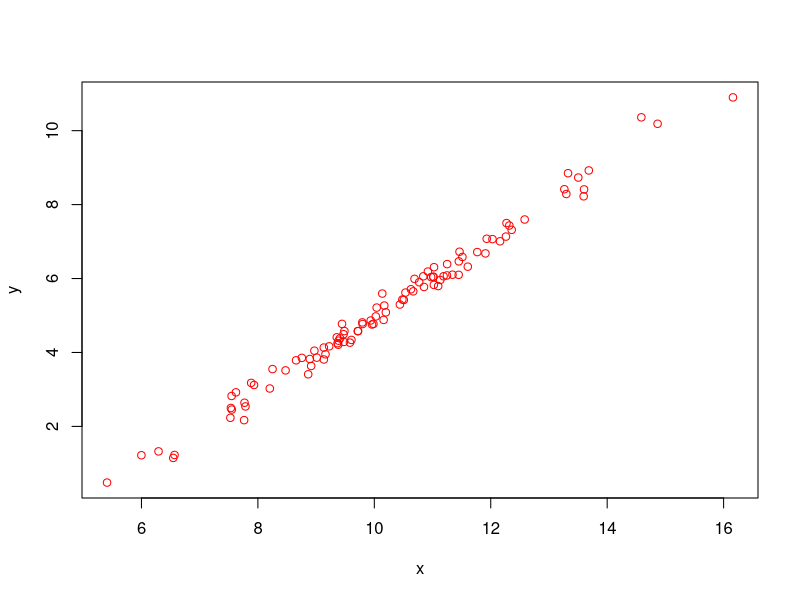
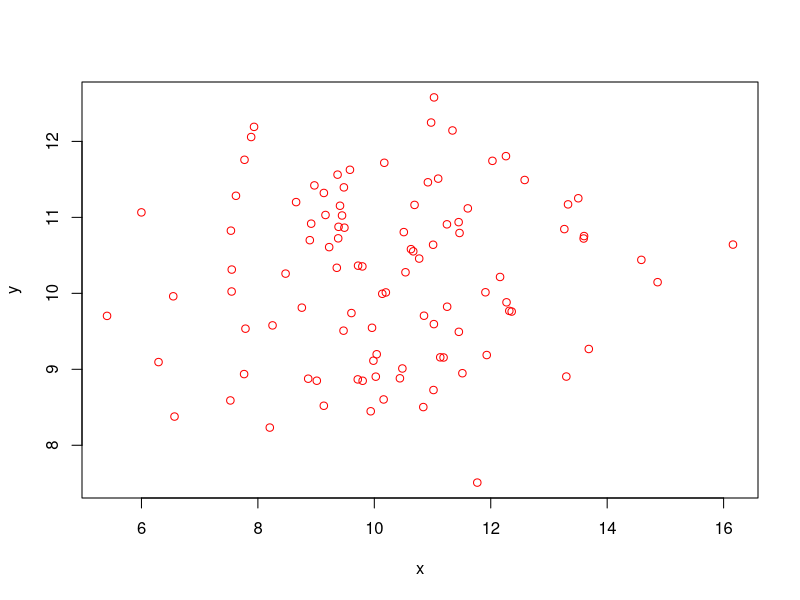
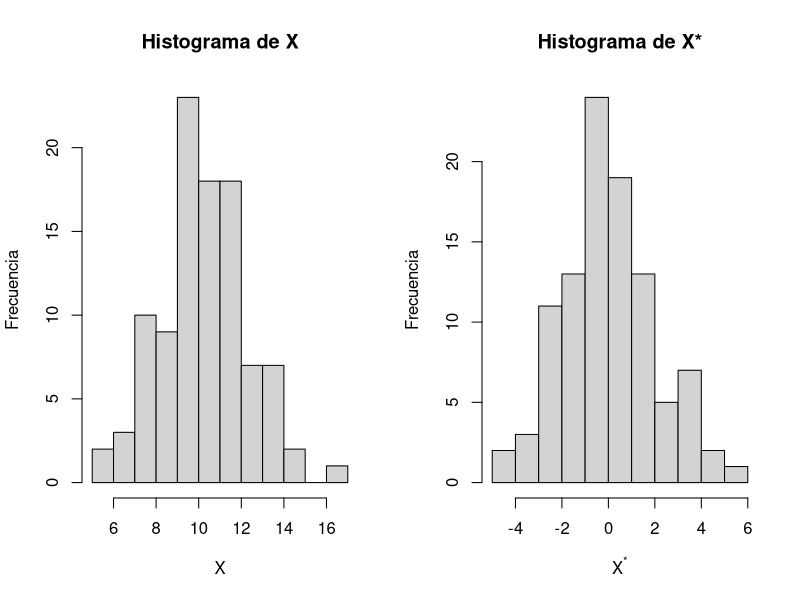
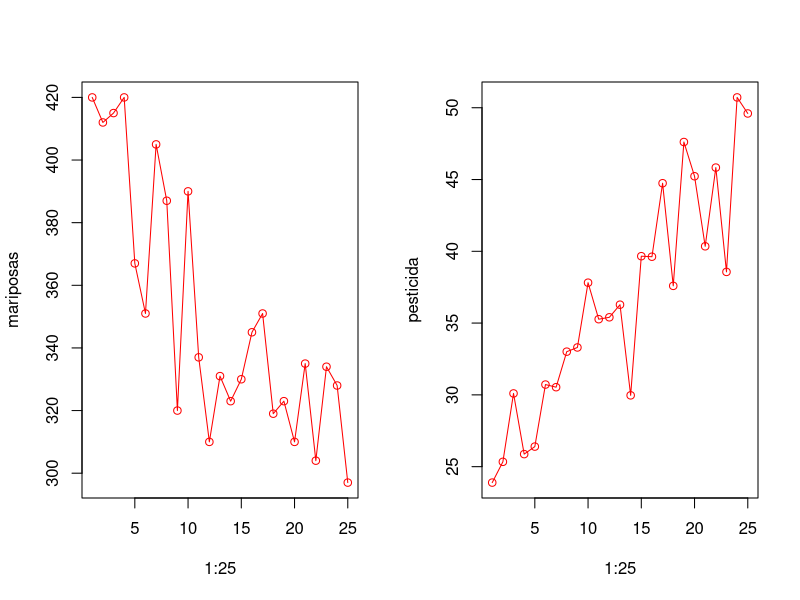
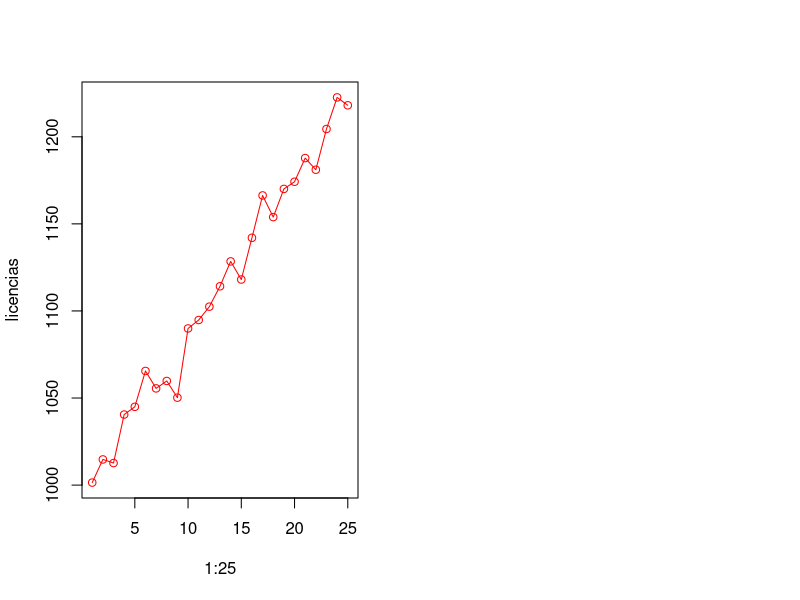
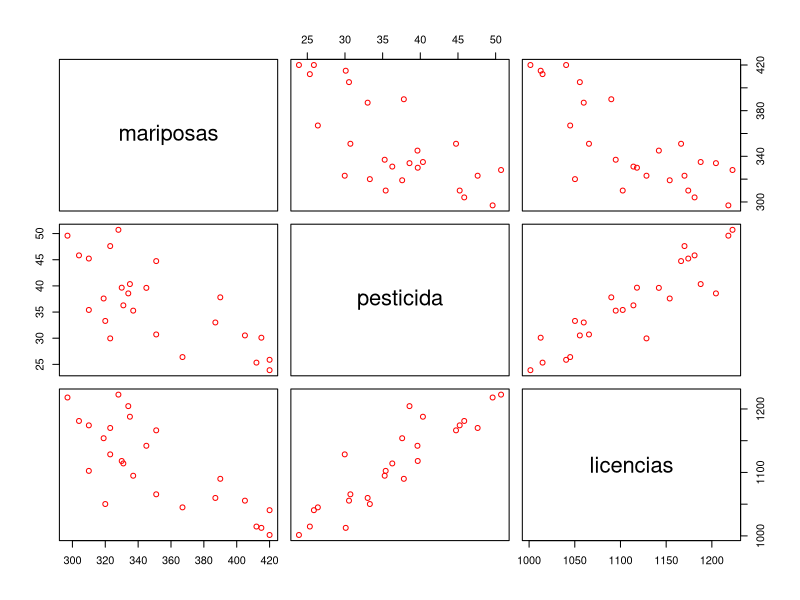

Here is the R script that generated these plots, in order:
## ---- chunk 1
set.seed(878)
x <- rnorm(100, mean = 10, sd = 2)
y <- x + rnorm(100, mean = -5, sd = 0.2)
plot(x, y, col = "red")
## ---- chunk 2
y <- rnorm(100, mean = 10, sd = 1)
plot(x, y, col = "red")
## ---- chunk 3
df <- data.frame(x = x, y = y)
knitr::kable(head(df), caption = "Primeras seis filas de tabla que contiene *X* y *Y*.")
## ---- chunk 4
par(mfrow = c(1, 2))
hist(x, main = "Histograma de X", xlab = "X", ylab = "Frecuencia")
hist(x-mean(x), xlab = expression(X^"*"), main = "Histograma de X*", ylab = "Frecuencia")
## ---- chunk 5
df.1 <- df
df.1$x <- df$x - mean(df$x)
df.1$y <- df$y - mean(df$y)
knitr::kable(head(df.1), caption = "Variables *X* y *Y* centradas (con media de 0).")
## ---- chunk 6
cor.test(x, y)
## ---- chunk 7
set.seed(4827)
mariposas <- sapply(seq(0, 1, len = 25), function(x){rpois(1, lambda = 400 * exp(-x*0.25))})
plot(1:25, mariposas, col = "red")
lines(1:25, mariposas, col = "red")
## ---- chunk 8
pesticida <- sapply(seq(0, 1, len = 25), function(x){rnorm(1, mean = 25 + 25 * (4 - 4 * exp(-0.25 * x)), sd = 3)})
plot(1:25, pesticida, col = "red")
lines(1:25, pesticida, col = "red")
## ---- chunk 9
licencias <- sapply(seq(0, 1, len = 25), function(x){rnorm(1, mean = 1000 + 1000 * (1 - exp(-0.25 * x)), sd = 10)})
plot(1:25, licencias, col = "red")
lines(1:25, licencias, col = "red")
## ---- chunk 10
df.2 <- data.frame(mariposas = mariposas,
                   pesticida = pesticida,
                   licencias = licencias)
pairs(df.2, col = "red")
## ---- chunk 11
mat.cor <- cor(df.2)
knitr::kable(mat.cor, caption = "Matriz de correlación entre todas las variables.")
